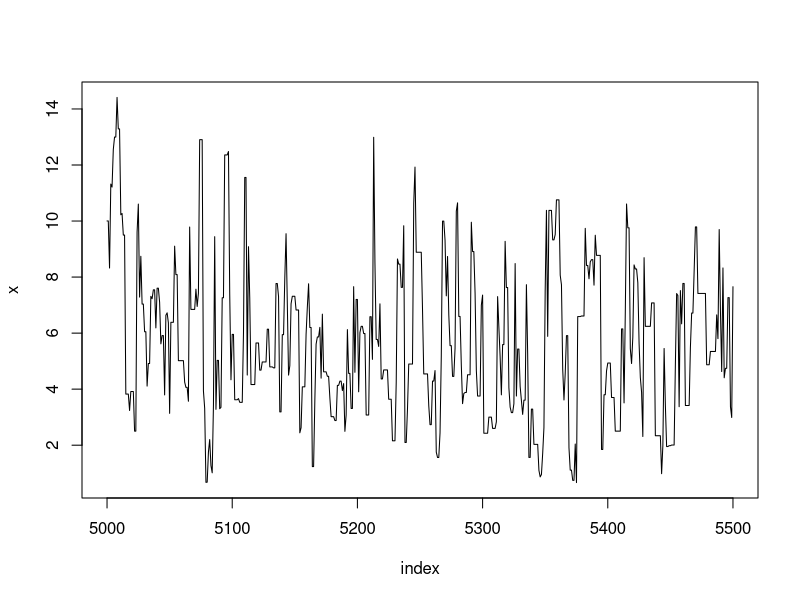
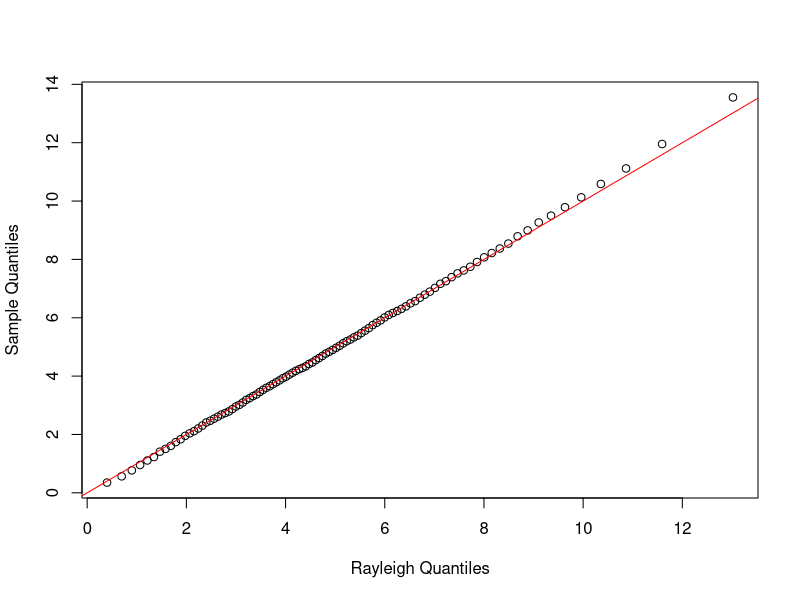
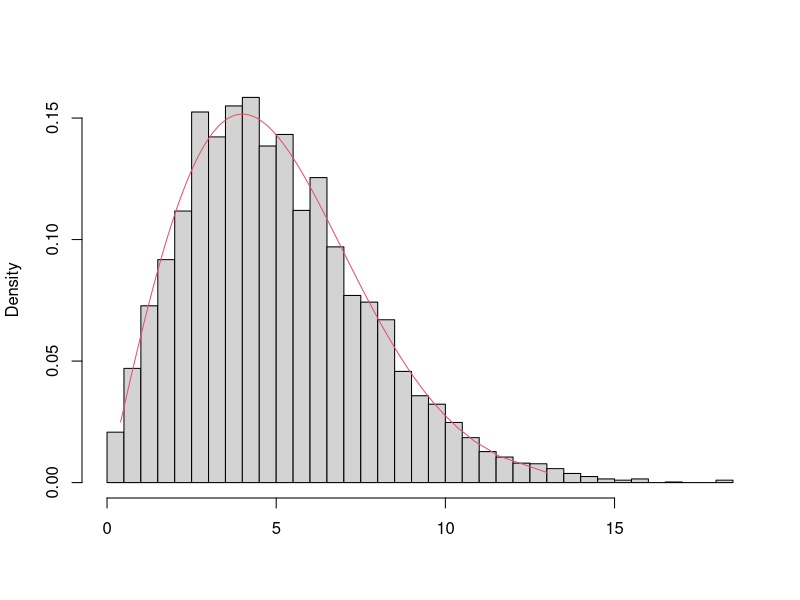
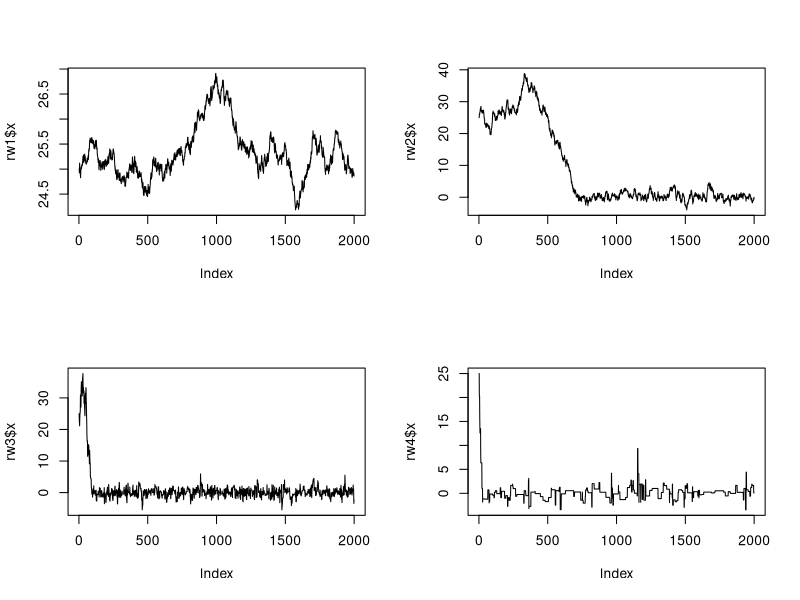
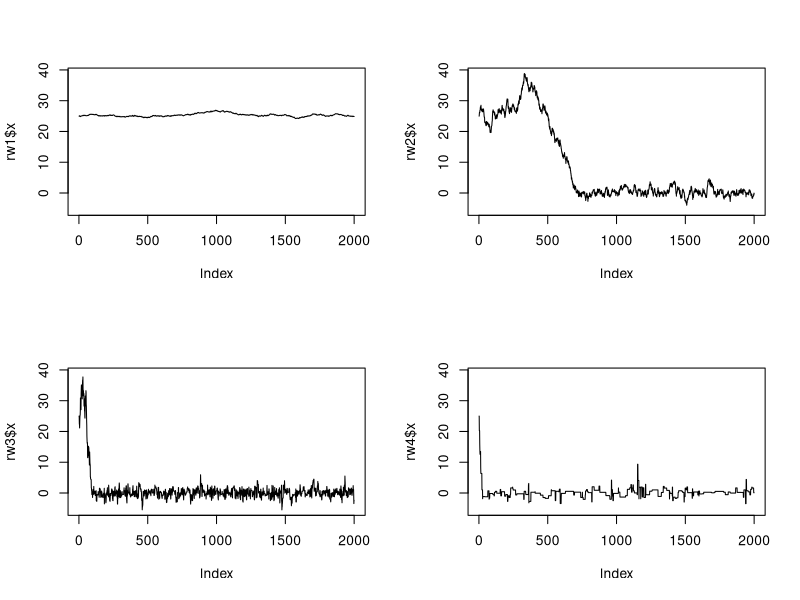
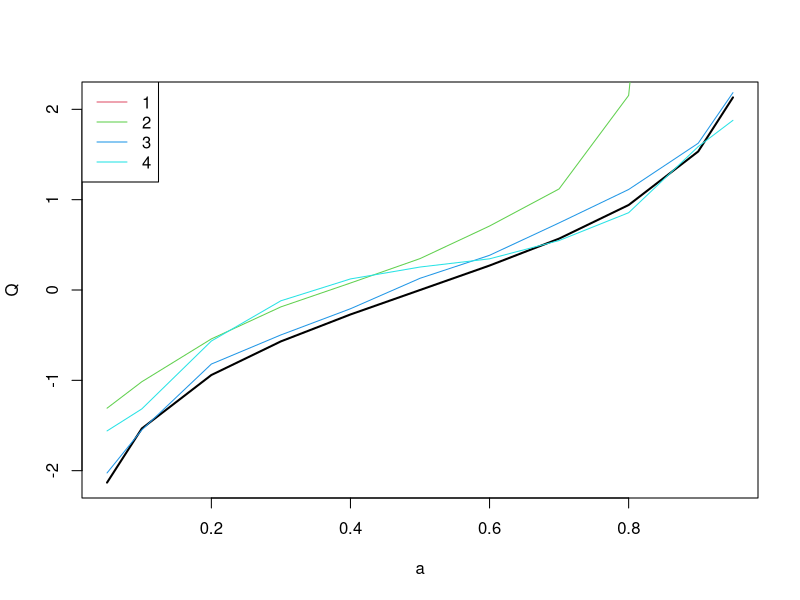
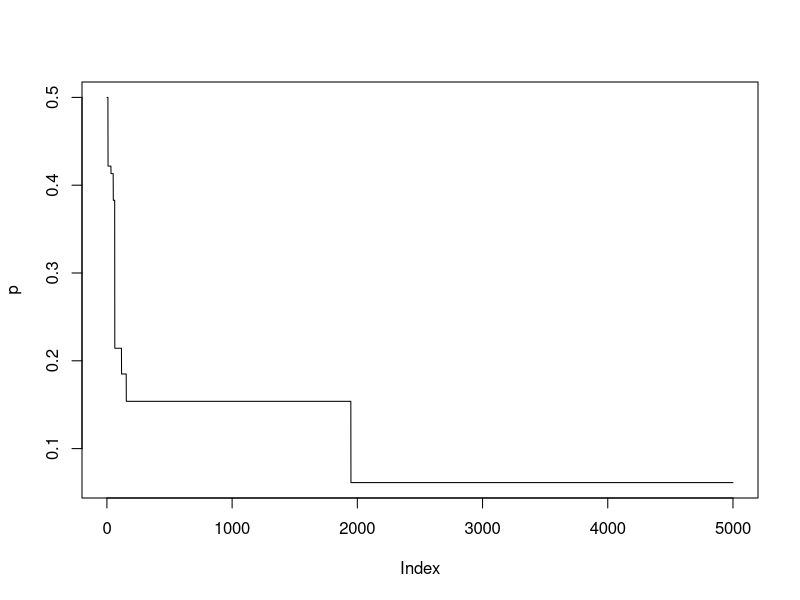
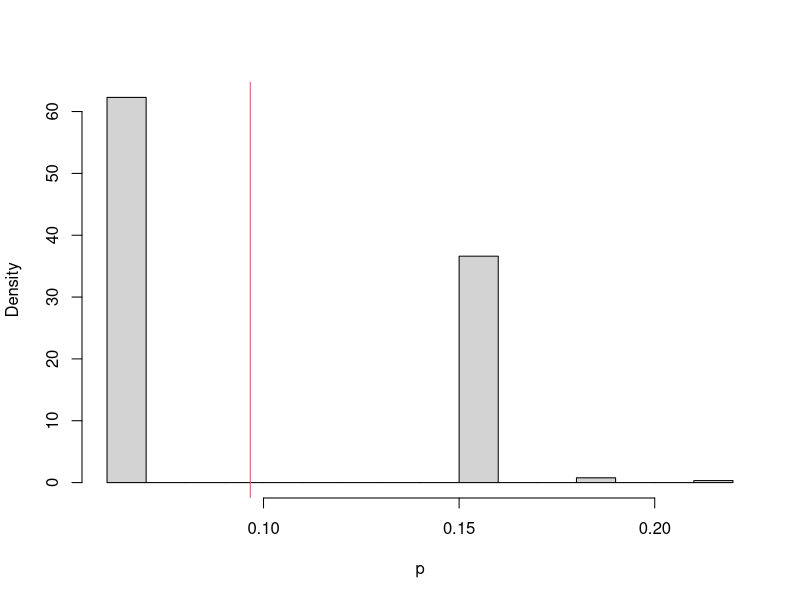

Reproduce these figures in R, in order.
### Example 9.1 (Metropolis-Hastings sampler)

f <- function(x, sigma) {
    if (any(x < 0)) return (0)
    stopifnot(sigma > 0)
    return((x / sigma^2) * exp(-x^2 / (2*sigma^2)))
}

set.seed(123)
m <- 10000
sigma <- 4
x <- numeric(m)
x[1] <- rchisq(1, df=1)
k <- 0
u <- runif(m)

for (i in 2:m) {
    xt <- x[i-1]
    y <- rchisq(1, df = xt)
    num <- f(y, sigma) * dchisq(xt, df = y)
    den <- f(xt, sigma) * dchisq(y, df = xt)
    if (u[i] <= num/den) x[i] <- y else {
         x[i] <- xt
         k <- k+1     #y is rejected
         }
    }

print(k)

index <- 5000:5500
y1 <- x[index]
plot(index, y1, type="l", main="", ylab="x")

### Example 9.2 (Example 9.1, cont.)

b <- 2001      #discard the burnin sample
y <- x[b:m]
a <- ppoints(100)
QR <- sigma * sqrt(-2 * log(1 - a))  #quantiles of Rayleigh
Q <- quantile(x, a)

qqplot(QR, Q, main="",
    xlab="Rayleigh Quantiles", ylab="Sample Quantiles")
abline(0,1, col='red')
hist(y, breaks="scott", main="", xlab="", freq=FALSE)
lines(QR, f(QR, 4), col=2)


### Example 9.3 (Random walk Metropolis) 

rw.Metropolis <- function(n, sigma, x0, N) {
    x <- numeric(N)
    x[1] <- x0
    u <- runif(N)
    k <- 0
    for (i in 2:N) {
        y <- rnorm(1, x[i-1], sigma)
            if (u[i] <= (dt(y, n) / dt(x[i-1], n)))
            x[i] <- y  else {
                x[i] <- x[i-1]
                k <- k + 1
            }
        }
    return(list(x=x, k=k))
    }


n <- 4  #degrees of freedom for target Student t dist.
N <- 2000
sigma <- c(.05, .5, 2,  16)

x0 <- 25
rw1 <- rw.Metropolis(n, sigma[1], x0, N)
rw2 <- rw.Metropolis(n, sigma[2], x0, N)
rw3 <- rw.Metropolis(n, sigma[3], x0, N)
rw4 <- rw.Metropolis(n, sigma[4], x0, N)

#number of candidate points rejected
print(c(rw1$k, rw2$k, rw3$k, rw4$k))
## rejection rate
print(c(rw1$k, rw2$k, rw3$k, rw4$k)/N)

# paths
## individual
par(mfrow=c(2,2))
plot(rw1$x, type='l')
plot(rw2$x, type='l')
plot(rw3$x, type='l')
plot(rw4$x, type='l')

## comparative
y.lim=range(c(rw1$x, rw2$x, rw3$x, rw4$x))
plot(rw1$x, type='l', ylim=y.lim)
plot(rw2$x, type='l', ylim=y.lim)
plot(rw3$x, type='l', ylim=y.lim)
plot(rw4$x, type='l', ylim=y.lim)

dev.off()

# ### Code for Figure 9.3
# 
#     par(mfrow=c(2,2))  #display 4 graphs together
#     refline <- qt(c(.025, .975), df=n)
#     rw <- cbind(rw1$x, rw2$x, rw3$x,  rw4$x)
#     for (j in 1:4) {
#         plot(rw[,j], type="l",
#              xlab=bquote(sigma == .(round(sigma[j],3))),
#              ylab="X", ylim=range(rw[,j]))
#         abline(h=refline)
#     }
#     par(mfrow=c(1,1)) #reset to default


### Example 9.4 (Example 9.3, cont.)

a <- c(.05, seq(.1, .9, .1), .95)
Q <- qt(a, n)
rw <- cbind(rw1$x, rw2$x, rw3$x, rw4$x)
mc <- rw[501:N, ]
Qrw <- apply(mc, 2, function(x) quantile(x, a))
print(round(cbind(Q, Qrw), 3))

plot(a,Q, type='l',lwd=2)
for(i in 1:4){
  lines(a,Qrw[,i],col=i+1)
}
legend('topleft',legend=1:4, lty=1, col=2:5)
# xtable::xtable(round(cbind(Q, Qrw), 3)) #latex format


### Example 9.6 (Independence sampler)

m <- 5000 #length of chain
xt <- numeric(m)
a <- 1          #parameter of Beta(a,b) proposal dist.
b <- 1          #parameter of Beta(a,b) proposal dist.

# alternative
a <- 5            #parameter of Beta(a,b) proposal dist.
b <- 2            #parameter of Beta(a,b) proposal dist.

p <- .2           #mixing parameter
n <- 30           #sample size
mu <- c(0, 5)     #parameters of the normal densities
sigma <- c(1, 1)

# generate the observed sample
i <- sample(1:2, size=n, replace=TRUE, prob=c(p, 1-p))
x <- rnorm(n, mu[i], sigma[i])

# generate the independence sampler chain
u <- runif(m)
y <- rbeta(m, a, b)      #proposal distribution
xt[1] <- .5

for (i in 2:m) {
  fy <- y[i] * dnorm(x, mu[1], sigma[1]) +
    (1-y[i]) * dnorm(x, mu[2], sigma[2])
  fx <- xt[i-1] * dnorm(x, mu[1], sigma[1]) +
    (1-xt[i-1]) * dnorm(x, mu[2], sigma[2])
  
  r <- prod(fy / fx) *
    (xt[i-1]^(a-1) * (1-xt[i-1])^(b-1)) /
    (y[i]^(a-1) * (1-y[i])^(b-1))
  
  if (u[i] <= r) xt[i] <- y[i] else
    xt[i] <- xt[i-1]
}

plot(xt, type="l", ylab="p")
hist(xt[101:m], main="", xlab="p", prob=TRUE)
print(mean(xt[101:m]))
abline(v=mean(xt[101:m]), col=2)
